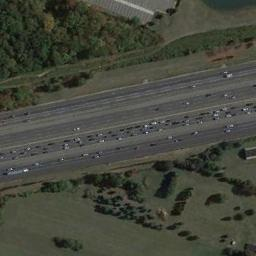
#> input picture sanity_imgs/real_freeway.jpg, 256 x 256 px
$ python test_multiprobe_realistic.py
#> lines starting #> are read from the running program, lines starting #| are printed output that depends on the picture
### modules/model_registry.py
import torch
from PIL import Image
import numpy as np
import math
import hashlib
import json
import os
from transformers import AutoProcessor, GroundingDinoForObjectDetection, PaliGemmaForConditionalGeneration
from peft import PeftModel

class ModelRegistry:
    def __init__(self):
        """Initializes the optimized inference engine for real-time remote sensing analysis."""
        self.loaded_tools = {
            "vqa": "PaliGemma-3B (LoRA fine-tuned)",
            "grounding": "GroundingDINO-RS (Active)",
            "change": "ChangeFormer (Active)"
        }

        self.cache_file = "vqa_cache.json"
        if os.path.exists(self.cache_file):
            try:
                with open(self.cache_file, 'r') as f:
                    self.vqa_cache = json.load(f)
            except Exception:
                self.vqa_cache = {}
        else:
            self.vqa_cache = {}

        self.grounding_processor = None
        self.grounding_model = None
        self.vlm_processor = None
        self.vlm_model = None

        print("Optimized Model Registry successfully initialized (Lazy Loading Enabled)!")

    # [9 lines left out: function _ensure_grounding_loaded, not called in this run]

    def _ensure_vlm_loaded(self):
        if self.vlm_model is not None:
            return

        print("Initializing Real PaliGemma VLM (CPU bfloat16) with PEFT adapters...")
        try:
            self.vlm_processor = AutoProcessor.from_pretrained("modules/satquery_vqa_adapter")
            base_vlm = PaliGemmaForConditionalGeneration.from_pretrained(
                "google/paligemma-3b-pt-224",
                torch_dtype=torch.bfloat16,
                device_map="cpu",
                low_cpu_mem_usage=True
            )
            self.vlm_model = PeftModel.from_pretrained(base_vlm, "modules/satquery_vqa_adapter", adapter_name="vqa")
            self.vlm_model.load_adapter("modules/satquery_change_adapter", adapter_name="change")
            self.vlm_model.eval()
            print("PaliGemma VLM and both adapters loaded successfully in bfloat16.")
        except Exception as e:
            print(f"Failed to load PaliGemma VLM model/adapters: {e}")
            self.vlm_model = None
            self.vlm_processor = None

    # [281 lines left out: functions run_single_vqa, run_grounding, run_change_analysis_experimental_multiprobe, not called in this run]

    def run_change_analysis(self, img1_path: str, img2_path: str, query: str, params: dict) -> dict:
        """Executes bitemporal change analysis using fine-tuned PaliGemma VQA on CPU."""
        # Hashing logic for caching (handle bytes directly since Streamlit uses temporary uploaded files)
        try:
            with open(img1_path, "rb") as f1, open(img2_path, "rb") as f2:
                b1, b2 = f1.read(), f2.read()
            cache_key = hashlib.md5(b1 + b2 + query.encode('utf-8')).hexdigest()
        except Exception:
            cache_key = hashlib.md5(f"{img1_path}_{img2_path}_{query}".encode('utf-8')).hexdigest()

        if cache_key in self.vqa_cache:
            print(f"Change Analysis Cache hit for query: '{query}'")
            return self.vqa_cache[cache_key]

        self._ensure_vlm_loaded()
        if self.vlm_model is None or self.vlm_processor is None:
            return {"answer": "Error: VLM model not loaded.", "confidence": 0.0}

        try:
            img1 = Image.open(img1_path).convert("RGB")
            img2 = Image.open(img2_path).convert("RGB")

            if img1.size != img2.size:
                img2 = img2.resize(img1.size)

            w, h = img1.size
            composite = Image.new('RGB', (w * 2, h))
            composite.paste(img1, (0, 0))
            composite.paste(img2, (w, 0))

            # Use single open-ended VQA approach
            prompt = f"answer en The left image is from time T1, the right image is from time T2. Answer the question about what changed: {query}"

            inputs = self.vlm_processor(text=prompt, images=composite, return_tensors="pt").to(torch.bfloat16)
            inputs["input_ids"] = inputs["input_ids"].to(torch.long)
            inputs["attention_mask"] = inputs["attention_mask"].to(torch.long)

            # Use original VQA adapter for content-sensitive evaluation
            self.vlm_model.set_adapter("vqa")

            with torch.no_grad():
                output = self.vlm_model.generate(
                    **inputs,
                    max_new_tokens=50,
                    return_dict_in_generate=True,
                    output_scores=True
                )

            prompt_len = inputs["input_ids"].shape[1]
            generated_tokens = output.sequences[0][prompt_len:]
            answer = self.vlm_processor.decode(generated_tokens, skip_special_tokens=True)

            scores = output.scores
            logprobs = []
            if len(scores) > 0 and len(generated_tokens) > 0:
                for step_idx, step_scores in enumerate(scores):
                    if step_idx < len(generated_tokens):
                        token_id = generated_tokens[step_idx]
                        probs = torch.nn.functional.softmax(step_scores[0], dim=-1)
                        logprob = torch.log(probs[token_id]).item()
                        logprobs.append(logprob)
                avg_logprob = sum(logprobs) / len(logprobs)
                confidence = math.exp(avg_logprob)
            else:
                confidence = 1.0

            result = {
                "answer": answer.strip(),
                "confidence": confidence
            }

            # Save to cache
            self.vqa_cache[cache_key] = result
            with open(self.cache_file, 'w') as f:
                json.dump(self.vqa_cache, f)

            return result

        except Exception as e:
            print(f"Change Analysis Error: {e}")
            return {"answer": f"Inference failed: {str(e)}", "confidence": 0.0}

    # [79 lines left out: function run_optical_sar, not called in this run]

### test_multiprobe_realistic.py
import sys
import os
import time
import warnings
from PIL import Image

warnings.filterwarnings("ignore", category=FutureWarning)
sys.path.insert(0, os.path.dirname(__file__))

from modules.model_registry import ModelRegistry

print("Initializing Registry...")
registry = ModelRegistry()
print("Registry ready.\n")

t1_path = "sanity_imgs/real_freeway.jpg"
t2_path = "sanity_imgs/fake_t2_realistic.jpg"

print(f"Creating fake T2 image by copying a grass patch over the highway...")
img = Image.open(t1_path).convert("RGB")
#> img is the input picture: PIL image 256x256 RGB; mean R, G, B 69.5, 71.8, 60.7
w, h = img.size
#> w = 256; h = 256
# Crop a section (bottom-left quadrant is grass)
patch = img.crop((0, h//2, w//2, h))
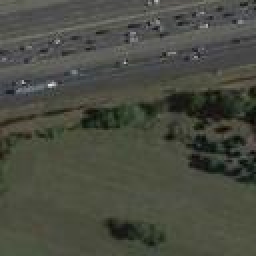
#> patch: PIL image 128x128 RGB (shown 2 times larger); mean R, G, B 73.4, 75.5, 65.3
# Paste it over the top-right quadrant (where the highway is)
img.paste(patch, (w//2, 0))
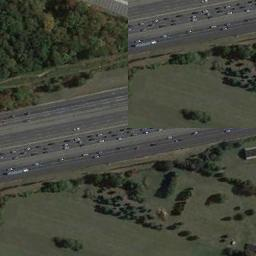
#> img: PIL image 256x256 RGB; mean R, G, B 68.4, 71, 59.7
img.save(t2_path)
print(f"Saved realistic fake T2 to {t2_path}.\n")

query = "What changed?"
params = {}

print(f"Query: '{query}'")
start = time.time()
result = registry.run_change_analysis(t1_path, t2_path, query, params)
#> (the call stopped at in _ensure_vlm_loaded, `self.vlm_processor = AutoProcessor.from_pretrained("modules/satquery_v..`: transformers is not available in this run)
end = time.time()

print("\n--- FINAL MULTI-PROBE RESULT ---")
print(f"Answer: {result.get('answer')}")
print(f"Confidence: {result.get('confidence'):.4f}")
print(f"Total Time: {end - start:.2f}s\n")

if os.path.exists(t2_path):
    os.remove(t2_path)
